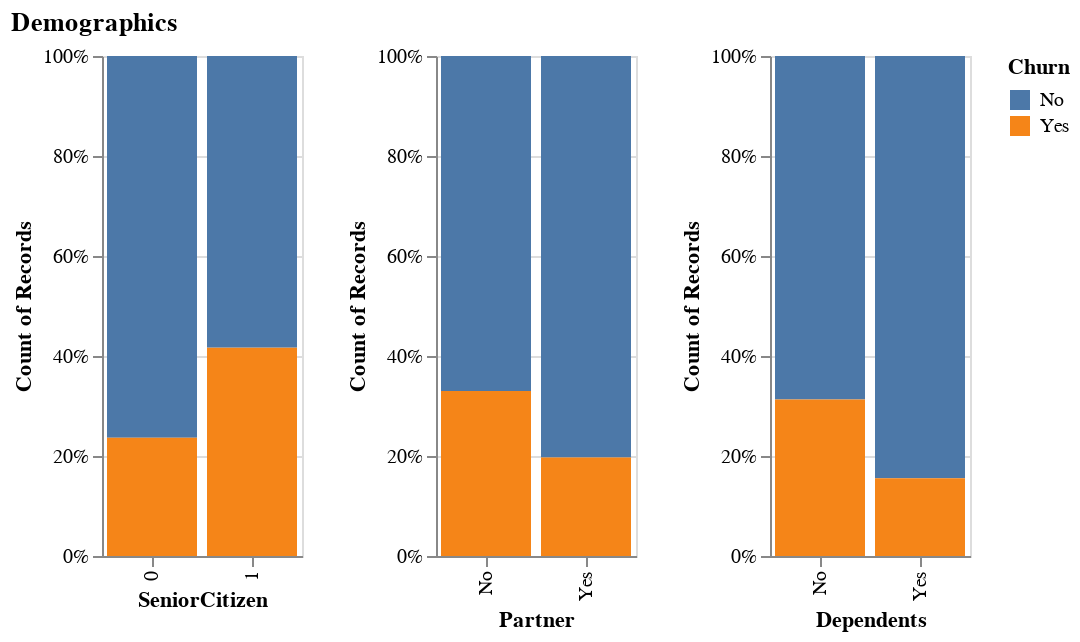

Notebook code for this chart:
### Code cell
# Demographics
c = charts["SeniorCitizen"] | charts["Partner"] | charts["Dependents"]
c = c.properties(title="Demographics")
# c.save(f"imgs/demographics_churn.png", ppi=200)
c.display()

### Figure 1 — Vega specification as saved in the notebook (floating-point values rounded to 4 significant figures)
{"$schema": "https://vega.github.io/schema/vega/v5.json", "data": [{"name": "source_0"}, {"name": "data_1", "values": [{"Churn": "No", "SeniorCitizen": 0, "__count_end": 1.0, "__count_start": 0.2365}, {"Churn": "Yes", "SeniorCitizen": 0, "__count_end": 0.2365, "__count_start": 0.0}, {"Churn": "Yes", "SeniorCitizen": 1, "__count_end": 0.4168, "__count_start": 0.0}, {"Churn": "No", "SeniorCitizen": 1, "__count_end": 1.0, "__count_start": 0.4168}]}, {"name": "data_2", "values": [{"Churn": "No", "Partner": "Yes", "__count_end": 1.0, "__count_start": 0.1972}, {"Churn": "No", "Partner": "No", "__count_end": 1.0, "__count_start": 0.3298}, {"Churn": "Yes", "Partner": "No", "__count_end": 0.3298, "__count_start": 0.0}, {"Churn": "Yes", "Partner": "Yes", "__count_end": 0.1972, "__count_start": 0.0}]}, {"name": "data_3", "values": [{"Churn": "No", "Dependents": "No", "__count_end": 1.0, "__count_start": 0.3128}, {"Churn": "Yes", "Dependents": "No", "__count_end": 0.3128, "__count_start": 0.0}, {"Churn": "No", "Dependents": "Yes", "__count_end": 1.0, "__count_start": 0.1553}, {"Churn": "Yes", "Dependents": "Yes", "__count_end": 0.1553, "__count_start": 0.0}]}, {"name": "data_1_color_domain_Churn_0", "values": [{"Churn": "No"}, {"Churn": "Yes"}]}, {"name": "data_2_color_domain_Churn_1", "values": [{"Churn": "No"}, {"Churn": "Yes"}]}, {"name": "data_3_color_domain_Churn_2", "values": [{"Churn": "No"}, {"Churn": "Yes"}]}, {"name": "source_0_concat_0_x_domain_SeniorCitizen", "values": [{"SeniorCitizen": 0, "sort_field": 5890}, {"SeniorCitizen": 1, "sort_field": 1142}]}, {"name": "source_0_concat_1_x_domain_Partner", "values": [{"Partner": "Yes", "sort_field": 3393}, {"Partner": "No", "sort_field": 3639}]}, {"name": "source_0_concat_2_x_domain_Dependents", "values": [{"Dependents": "No", "sort_field": 4933}, {"Dependents": "Yes", "sort_field": 2099}]}], "signals": [{"name": "childWidth", "value": 100}], "marks": [{"type": "group", "name": "concat_0_group", "encode": {"update": {"width": {"signal": "childWidth"}, "height": {"signal": "height"}}}, "marks": [{"type": "rect", "name": "concat_0_marks", "from": {"data": "data_1"}, "encode": {"update": {"fill": {"field": "Churn", "scale": "color"}, "x": {"field": "SeniorCitizen", "scale": "concat_0_x"}, "width": {"signal": "max(0.25, bandwidth('concat_0_x'))"}, "y": {"field": "__count_end", "scale": "concat_0_y"}, "y2": {"field": "__count_start", "scale": "concat_0_y"}}}, "style": ["bar"]}], "axes": [{"scale": "concat_0_y", "tickCount": {"signal": "ceil(height/40)"}, "labels": false, "minExtent": 0, "maxExtent": 0, "orient": "left", "ticks": false, "grid": true, "zindex": 0, "domain": false, "aria": false, "gridScale": "concat_0_x"}, {"scale": "concat_0_x", "labelAngle": 270, "orient": "bottom", "grid": false, "zindex": 0, "title": "SeniorCitizen", "labelBaseline": "middle", "labelAlign": "right"}, {"scale": "concat_0_y", "format": ".0%", "zindex": 0, "labelOverlap": true, "grid": false, "tickCount": {"signal": "ceil(height/40)"}, "orient": "left", "title": "Count of Records"}], "style": "cell"}, {"type": "group", "name": "concat_1_group", "encode": {"update": {"height": {"signal": "height"}, "width": {"signal": "childWidth"}}}, "marks": [{"type": "rect", "name": "concat_1_marks", "from": {"data": "data_2"}, "encode": {"update": {"width": {"signal": "max(0.25, bandwidth('concat_1_x'))"}, "y2": {"field": "__count_start", "scale": "concat_1_y"}, "x": {"field": "Partner", "scale": "concat_1_x"}, "y": {"field": "__count_end", "scale": "concat_1_y"}, "fill": {"field": "Churn", "scale": "color"}}}, "style": ["bar"]}], "axes": [{"scale": "concat_1_y", "labels": false, "domain": false, "maxExtent": 0, "ticks": false, "grid": true, "aria": false, "minExtent": 0, "orient": "left", "gridScale": "concat_1_x", "zindex": 0, "tickCount": {"signal": "ceil(height/40)"}}, {"scale": "concat_1_x", "grid": false, "orient": "bottom", "labelBaseline": "middle", "labelAngle": 270, "labelAlign": "right", "zindex": 0, "title": "Partner"}, {"scale": "concat_1_y", "labelOverlap": true, "tickCount": {"signal": "ceil(height/40)"}, "zindex": 0, "title": "Count of Records", "grid": false, "format": ".0%", "orient": "left"}], "style": "cell"}, {"type": "group", "name": "concat_2_group", "encode": {"update": {"width": {"signal": "childWidth"}, "height": {"signal": "height"}}}, "marks": [{"type": "rect", "name": "concat_2_marks", "from": {"data": "data_3"}, "encode": {"update": {"x": {"field": "Dependents", "scale": "concat_2_x"}, "width": {"signal": "max(0.25, bandwidth('concat_2_x'))"}, "fill": {"field": "Churn", "scale": "color"}, "y2": {"field": "__count_start", "scale": "concat_2_y"}, "y": {"field": "__count_end", "scale": "concat_2_y"}}}, "style": ["bar"]}], "axes": [{"scale": "concat_2_y", "domain": false, "minExtent": 0, "aria": false, "maxExtent": 0, "grid": true, "orient": "left", "labels": false, "zindex": 0, "ticks": false, "gridScale": "concat_2_x", "tickCount": {"signal": "ceil(height/40)"}}, {"scale": "concat_2_x", "labelBaseline": "middle", "zindex": 0, "title": "Dependents", "grid": false, "orient": "bottom", "labelAngle": 270, "labelAlign": "right"}, {"scale": "concat_2_y", "tickCount": {"signal": "ceil(height/40)"}, "zindex": 0, "format": ".0%", "grid": false, "orient": "left", "title": "Count of Records", "labelOverlap": true}], "style": "cell"}], "scales": [{"name": "color", "type": "ordinal", "domain": {"fields": [{"data": "data_1_color_domain_Churn_0", "field": "Churn"}, {"data": "data_2_color_domain_Churn_1", "field": "Churn"}, {"data": "data_3_color_domain_Churn_2", "field": "Churn"}], "sort": true}, "range": "category"}, {"name": "concat_0_x", "type": "band", "domain": {"data": "source_0_concat_0_x_domain_SeniorCitizen", "field": "SeniorCitizen", "sort": {"op": "max", "field": "sort_field", "order": "descending"}}, "range": [0, {"signal": "childWidth"}], "paddingInner": 0.1, "paddingOuter": 0.05}, {"name": "concat_0_y", "type": "linear", "domain": [0, 1], "range": [{"signal": "height"}, 0], "zero": true, "nice": true}, {"name": "concat_1_x", "type": "band", "domain": {"data": "source_0_concat_1_x_domain_Partner", "field": "Partner", "sort": {"op": "max", "field": "sort_field", "order": "descending"}}, "range": [0, {"signal": "childWidth"}], "paddingInner": 0.1, "paddingOuter": 0.05}, {"name": "concat_1_y", "type": "linear", "domain": [0, 1], "range": [{"signal": "height"}, 0], "nice": true, "zero": true}, {"name": "concat_2_x", "type": "band", "domain": {"data": "source_0_concat_2_x_domain_Dependents", "field": "Dependents", "sort": {"op": "max", "field": "sort_field", "order": "descending"}}, "range": [0, {"signal": "childWidth"}], "paddingOuter": 0.05, "paddingInner": 0.1}, {"name": "concat_2_y", "type": "linear", "domain": [0, 1], "range": [{"signal": "height"}, 0], "zero": true, "nice": true}], "title": {"text": "Demographics", "anchor": "start"}, "legends": [{"fill": "color", "symbolType": "square", "title": "Churn"}], "padding": 5, "height": 250, "layout": {"padding": 20, "bounds": "full", "align": "each"}, "background": "white"}
